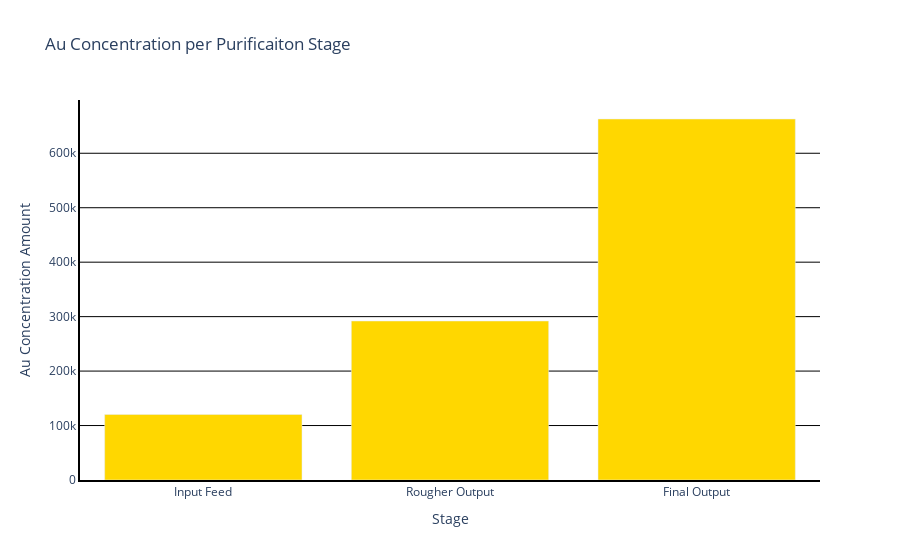

The notebook cell this image was saved under:
### Markdown cell above
##### Gold Concentration per Purification Stage Bar Chart

### Code cell
#Use plotly express to create a bar chart that displays the Au Concentration per Purification Stage.
au_bar = px.bar(au_df, x='Stage', y='Au Concentration Amount', title='Au Concentration per Purificaiton Stage', color_discrete_sequence=['gold'])

#Use update_layout() in order to change the plot color to white and add black gridlines.
au_bar.update_layout(plot_bgcolor='white', yaxis=dict(showgrid=True, gridcolor='black'))

#Use update_yaxes() to display y axis line in black.
au_bar.update_xaxes(showline=True, linewidth=2, linecolor='black')

#Use update_xaxes() to display x axis line in black.
au_bar.update_yaxes(showline=True, linewidth=2, linecolor='black')

#Use the show() method to display the chart.
au_bar.show()

### Figure 1 — Plotly figure (JSON) as saved in the notebook; plotly's stock layout.template omitted (floating-point values rounded to 4 significant figures)
{"data": [{"alignmentgroup": "True", "hovertemplate": "Stage=%{x}<br>Au Concentration Amount=%{y}<extra></extra>", "legendgroup": "", "marker": {"color": "gold", "pattern": {"shape": ""}}, "name": "", "offsetgroup": "", "orientation": "v", "showlegend": false, "textposition": "auto", "type": "bar", "x": ["Input Feed", "Rougher Output", "Final Output"], "xaxis": "x", "y": [120300.0, 292000.0, 662900.0], "yaxis": "y"}], "layout": {"barmode": "relative", "legend": {"tracegroupgap": 0}, "plot_bgcolor": "white", "title": {"text": "Au Concentration per Purificaiton Stage"}, "xaxis": {"anchor": "y", "domain": [0, 1], "linecolor": "black", "linewidth": 2, "showline": true, "title": {"text": "Stage"}}, "yaxis": {"anchor": "x", "domain": [0, 1], "gridcolor": "black", "linecolor": "black", "linewidth": 2, "showgrid": true, "showline": true, "title": {"text": "Au Concentration Amount"}}}}
